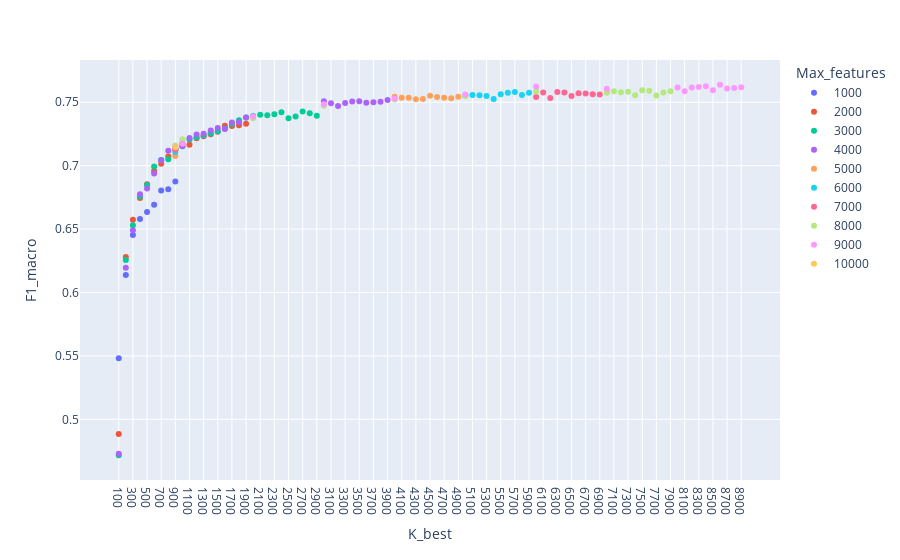

Here is the notebook cell this chart was saved with:
### Code cell
fig = px.scatter(df_maxfeatures_kbest, x="K_best", y="F1_macro", color='Max_features')
fig.show()

### Figure 1 — Plotly figure (JSON) as saved in the notebook; plotly's stock layout.template omitted (floating-point values rounded to 4 significant figures)
{"data": [{"hovertemplate": "Max_features=1000<br>K_best=%{x}<br>F1_macro=%{y}<extra></extra>", "legendgroup": "1000", "marker": {"color": "#636efa", "symbol": "circle"}, "mode": "markers", "name": "1000", "orientation": "v", "showlegend": true, "type": "scatter", "x": ["100", "200", "300", "400", "500", "600", "700", "800", "900"], "xaxis": "x", "y": [0.5481, 0.6138, 0.6454, 0.658, 0.6634, 0.6692, 0.6805, 0.6814, 0.6876], "yaxis": "y"}, {"hovertemplate": "Max_features=2000<br>K_best=%{x}<br>F1_macro=%{y}<extra></extra>", "legendgroup": "2000", "marker": {"color": "#EF553B", "symbol": "circle"}, "mode": "markers", "name": "2000", "orientation": "v", "showlegend": true, "type": "scatter", "x": ["100", "200", "300", "400", "500", "600", "700", "800", "900", "1000", "1100", "1200", "1300", "1400", "1500", "1600", "1700", "1800", "1900"], "xaxis": "x", "y": [0.4885, 0.628, 0.6573, 0.6746, 0.6854, 0.6957, 0.7016, 0.7072, 0.7127, 0.7175, 0.7164, 0.7216, 0.7232, 0.7248, 0.7268, 0.7314, 0.7312, 0.7319, 0.733], "yaxis": "y"}, {"hovertemplate": "Max_features=3000<br>K_best=%{x}<br>F1_macro=%{y}<extra></extra>", "legendgroup": "3000", "marker": {"color": "#00cc96", "symbol": "circle"}, "mode": "markers", "name": "3000", "orientation": "v", "showlegend": true, "type": "scatter", "x": ["100", "200", "300", "400", "500", "600", "700", "800", "900", "1000", "1100", "1200", "1300", "1400", "1500", "1600", "1700", "1800", "1900", "2000", "2100", "2200", "2300", "2400", "2500", "2600", "2700", "2800", "2900"], "xaxis": "x", "y": [0.4717, 0.6256, 0.653, 0.6757, 0.6847, 0.6993, 0.7045, 0.705, 0.713, 0.7153, 0.7205, 0.7223, 0.7237, 0.7256, 0.727, 0.7294, 0.7329, 0.7357, 0.7379, 0.7392, 0.7401, 0.7398, 0.7406, 0.7421, 0.7374, 0.7388, 0.7428, 0.7414, 0.7393], "yaxis": "y"}, {"hovertemplate": "Max_features=4000<br>K_best=%{x}<br>F1_macro=%{y}<extra></extra>", "legendgroup": "4000", "marker": {"color": "#ab63fa", "symbol": "circle"}, "mode": "markers", "name": "4000", "orientation": "v", "showlegend": true, "type": "scatter", "x": ["100", "200", "300", "400", "500", "600", "700", "800", "900", "1000", "1100", "1200", "1300", "1400", "1500", "1600", "1700", "1800", "1900", "3000", "3100", "3200", "3300", "3400", "3500", "3600", "3700", "3800", "3900"], "xaxis": "x", "y": [0.4729, 0.6196, 0.6491, 0.6774, 0.682, 0.6938, 0.7043, 0.7118, 0.7135, 0.7156, 0.7218, 0.7245, 0.7252, 0.7277, 0.7298, 0.7289, 0.734, 0.7342, 0.738, 0.7507, 0.7492, 0.747, 0.7495, 0.7506, 0.7507, 0.7496, 0.75, 0.7503, 0.7518], "yaxis": "y"}, {"hovertemplate": "Max_features=5000<br>K_best=%{x}<br>F1_macro=%{y}<extra></extra>", "legendgroup": "5000", "marker": {"color": "#FFA15A", "symbol": "circle"}, "mode": "markers", "name": "5000", "orientation": "v", "showlegend": true, "type": "scatter", "x": ["900", "4000", "4100", "4200", "4300", "4400", "4500", "4600", "4700", "4800", "4900"], "xaxis": "x", "y": [0.7077, 0.7543, 0.7536, 0.7535, 0.7523, 0.7526, 0.755, 0.7542, 0.7536, 0.7531, 0.7544], "yaxis": "y"}, {"hovertemplate": "Max_features=6000<br>K_best=%{x}<br>F1_macro=%{y}<extra></extra>", "legendgroup": "6000", "marker": {"color": "#19d3f3", "symbol": "circle"}, "mode": "markers", "name": "6000", "orientation": "v", "showlegend": true, "type": "scatter", "x": ["900", "5000", "5100", "5200", "5300", "5400", "5500", "5600", "5700", "5800", "5900"], "xaxis": "x", "y": [0.7108, 0.7551, 0.7557, 0.7556, 0.7548, 0.7526, 0.7564, 0.7575, 0.7582, 0.7557, 0.7575], "yaxis": "y"}, {"hovertemplate": "Max_features=7000<br>K_best=%{x}<br>F1_macro=%{y}<extra></extra>", "legendgroup": "7000", "marker": {"color": "#FF6692", "symbol": "circle"}, "mode": "markers", "name": "7000", "orientation": "v", "showlegend": true, "type": "scatter", "x": ["900", "6000", "6100", "6200", "6300", "6400", "6500", "6600", "6700", "6800", "6900"], "xaxis": "x", "y": [0.7125, 0.7541, 0.7577, 0.7533, 0.758, 0.7577, 0.7548, 0.7571, 0.7569, 0.7563, 0.7561], "yaxis": "y"}, {"hovertemplate": "Max_features=8000<br>K_best=%{x}<br>F1_macro=%{y}<extra></extra>", "legendgroup": "8000", "marker": {"color": "#B6E880", "symbol": "circle"}, "mode": "markers", "name": "8000", "orientation": "v", "showlegend": true, "type": "scatter", "x": ["900", "7000", "7100", "7200", "7300", "7400", "7500", "7600", "7700", "7800", "7900", "1000", "2000", "3000", "4000", "5000", "6000", "7000"], "xaxis": "x", "y": [0.7158, 0.7578, 0.7587, 0.7578, 0.7583, 0.7554, 0.7595, 0.759, 0.7554, 0.7577, 0.7586, 0.7208, 0.7373, 0.7472, 0.7523, 0.7546, 0.7585, 0.7578], "yaxis": "y"}, {"hovertemplate": "Max_features=9000<br>K_best=%{x}<br>F1_macro=%{y}<extra></extra>", "legendgroup": "9000", "marker": {"color": "#FF97FF", "symbol": "circle"}, "mode": "markers", "name": "9000", "orientation": "v", "showlegend": true, "type": "scatter", "x": ["900", "8000", "8100", "8200", "8300", "8400", "8500", "8600", "8700", "8800", "8900", "1000", "2000", "3000", "4000", "5000", "6000", "7000"], "xaxis": "x", "y": [0.7148, 0.7617, 0.7587, 0.7616, 0.762, 0.7626, 0.7594, 0.7638, 0.7608, 0.7612, 0.7619, 0.7174, 0.7387, 0.7483, 0.753, 0.7561, 0.7623, 0.7607], "yaxis": "y"}, {"hovertemplate": "Max_features=10000<br>K_best=%{x}<br>F1_macro=%{y}<extra></extra>", "legendgroup": "10000", "marker": {"color": "#FECB52", "symbol": "circle"}, "mode": "markers", "name": "10000", "orientation": "v", "showlegend": true, "type": "scatter", "x": ["900"], "xaxis": "x", "y": [0.7146], "yaxis": "y"}], "layout": {"legend": {"title": {"text": "Max_features"}, "tracegroupgap": 0}, "margin": {"t": 60}, "xaxis": {"anchor": "y", "domain": [0, 1], "title": {"text": "K_best"}}, "yaxis": {"anchor": "x", "domain": [0, 1], "title": {"text": "F1_macro"}}}}
